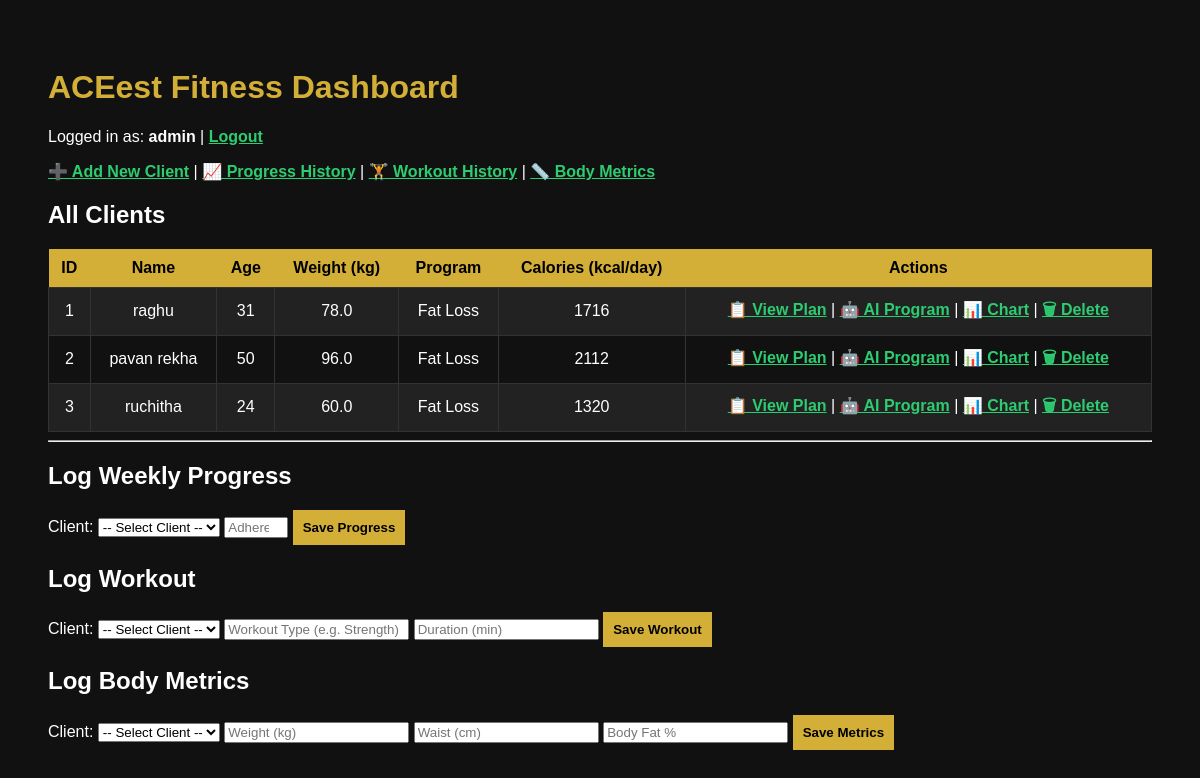
The app's page /dashboard (signed in) with its own data.
### tables this page shows
CREATE TABLE clients(
        id INTEGER PRIMARY KEY AUTOINCREMENT,
        name TEXT UNIQUE,
        age INTEGER,
        weight REAL,
        program TEXT,
        calories INTEGER
    );

### routes/client_routes.py (the view)
@client_bp.route("/dashboard")
def dashboard():
    if "user" not in session:
        return redirect("/login")
    conn = get_connection()
    cur = conn.cursor()
    cur.execute("SELECT * FROM clients")
    clients = cur.fetchall()
    conn.close()
    return render_template("dashboard.html",
                           clients=clients,
                           session_user=session["user"])

### models/db.py (called while the page is built)
def get_connection():
    return sqlite3.connect(DB_NAME)

### templates/dashboard.html (shortened to what this page needs)
<!DOCTYPE html>
<html>
<head>
    <link rel="stylesheet" href="/static/styles.css">
</head>
<body>
<h1>ACEest Fitness Dashboard</h1>
<p>Logged in as: <strong>{{ session_user }}</strong> | <a href="/logout">Logout</a></p>
<nav>
    <a href="/">➕ Add New Client</a> |
    <a href="/progress_history">📈 Progress History</a> |
    <a href="/workout_history">🏋️ Workout History</a> |
    <a href="/metrics">📏 Body Metrics</a>
</nav>
<h2>All Clients</h2>
<table>
    <tr>
        <th>ID</th>
        <th>Name</th>
        <th>Age</th>
        <th>Weight (kg)</th>
        <th>Program</th>
        <th>Calories (kcal/day)</th>
        <th>Actions</th>
    </tr>
    {% for c in clients %}
    <tr>
        <td>{{ c[0] }}</td>
        <td>{{ c[1] }}</td>
        <td>{{ c[2] }}</td>
        <td>{{ c[3] }}</td>
        <td>{{ c[4] }}</td>
        <td>{{ c[5] }}</td>
        <td>
            <a href="/client_plan/{{ c[1] }}">📋 View Plan</a> |
            <a href="/ai_program/{{ c[1] }}">🤖 AI Program</a> |
            <a href="/progress_chart/{{ c[1] }}">📊 Chart</a> |
            <a href="/delete_client/{{ c[0] }}">🗑 Delete</a>
        </td>
    </tr>
    {% else %}
    <tr>
        <td colspan="7" style="text-align:center;">
            No clients yet. <a href="/">Add your first client!</a>
        </td>
    </tr>
    {% endfor %}
</table>
<hr>
<h2>Log Weekly Progress</h2>
<form action="/save_progress" method="post">
    <label>Client:</label>
    <select name="name" required>
        <option value="">-- Select Client --</option>
    </select>
    <input type="number" name="adherence" placeholder="Adherence %" min="0" max="100" required>
    <button type="submit">Save Progress</button>
</form>
<h2>Log Workout</h2>
<form action="/log_workout" method="post">
    <label>Client:</label>
    <select name="name" required>
        <option value="">-- Select Client --</option>
    </select>
    <input type="text" name="workout" placeholder="Workout Type (e.g. Strength)" required>
    <input type="number" name="duration" placeholder="Duration (min)" required>
    <button type="submit">Save Workout</button>
</form>
<h2>Log Body Metrics</h2>
<form action="/log_metrics" method="post">
    <label>Client:</label>
    <select name="name" required>
        <option value="">-- Select Client --</option>
    </select>
    <input type="number" step="0.1" name="weight" placeholder="Weight (kg)" required>
    <input type="number" step="0.1" name="waist" placeholder="Waist (cm)" required>
    <input type="number" step="0.1" name="bodyfat" placeholder="Body Fat %" required>
    <button type="submit">Save Metrics</button>
</form>
</body>
</html>

### static/styles.css (style rules this page uses)
body { font-family: Arial; background:#111; color:white; padding:40px; }
h1 { color:#d4af37; }
table { width:100%; border-collapse: collapse; margin-top:20px; }
th { background:#d4af37; color:black; padding:10px; }
td { border:1px solid #333; padding:10px; text-align:center; }
tr:nth-child(even) { background:#222; }
a { color:#2ecc71; font-weight:bold; }
button { background:#d4af37; color:black; padding:10px; border:none; font-weight:bold; cursor:pointer; }

### records on screen
clients: id "1", name "raghu", age "31", weight "78.0", program "Fat Loss", calories "1716"
clients: id "2", name "pavan rekha", age "50", weight "96.0", program "Fat Loss", calories "2112"
clients: id "3", name "ruchitha", age "24", weight "60.0", program "Fat Loss", calories "1320"

### other values on screen
{{ session_user }} "admin"
